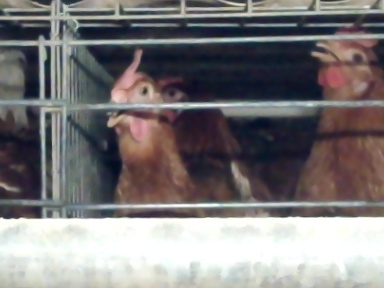
//> input picture left/30.jpg, 384 x 288 px
$ ./main   (built with g++ and OpenCV 4)
//> lines starting //> are read from the running program, lines starting //| are printed output that depends on the picture
### include/imagefusion.h
//
// Created by lishuai on 23-6-20.
//

#ifndef IMAGEFUSION_IMAGEFUSION_H
#define IMAGEFUSION_IMAGEFUSION_H
#include <iostream>
#include "opencv2/opencv.hpp"
#include "opencv2/core/version.hpp"
#include<opencv2/highgui/highgui.hpp>
#include<opencv2/imgproc/imgproc.hpp>
#include <opencv2/xfeatures2d.hpp>
#include<opencv2/xfeatures2d/nonfree.hpp>//sift
#include <opencv2/imgproc/types_c.h>
//#include "opencv2/"


using namespace std;
using namespace cv;
using namespace xfeatures2d;


//左目相机标定参数------------------------
Mat cameraMatrixL = (Mat_<double>(3, 3) <<9.009037138922226e+02, 0, 1.550693327796179e+02,
        0, 9.013382314086579e+02, 1.917709156647431e+02,
        0, 0, 1);

Mat distCoeffL = (Mat_<double>(5, 1) << 0.021037929851499,0.949227651407186, 0, 0, 0);
//[k1,  k2,  p1,  p2,  k3]


//右目相机标定参数------------------------
Mat cameraMatrixR = (Mat_<double>(3, 3) << 8.947898819848670e+02, 0, 1.538706580678034e+02,
        0, 8.949306273118307e+02, 1.785279821510671e+02,
        0, 0, 1);

Mat distCoeffR = (Mat_<double>(5, 1) << 0.067768586022539, -0.095559145472375, 0, 0, 0);

Mat T = (Mat_<double>(3, 1) << -61.611390774404550,
        0.032196635244676,
        -1.097594798574489);                 //T平移向量

//Mat R;
Mat R = (Mat_<double>(3, 3) << 0.999814318148340, -6.393716306569230e-04, 0.019259294625899,
        6.317071005046178e-04,0.999999718846320, 4.040463104126284e-04,
        -0.019259547546826, -3.918050531796604e-04, 0.999814440942464);          //R矩阵，用于中间计算

//--左相机和热红外相机标定参数-stereoParams_left_thermal.mat------------------------------------------------------
Mat VIS_cameraMatrix_L = (Mat_<double>(3, 3) << 8.944967564974489e+02, 0, 1.519480461972283e+02,
        0, 8.949330105331678e+02, 1.942776397416282e+02,
        0, 0, 1);

Mat VIS_distCoeffs_L = (Mat_<double>(5, 1) << 0.022712952103076, 0.670867062708879, 0, 0, 0);

Mat TIR_cameraMatrix = (Mat_<double>(3, 3) << 8.948418595300168e+02 , 0, 1.911681780133693e+02,
        0, 8.951354061242225e+02, 1.530577208387779e+02,
        0, 0, 1);

Mat TIR_distCoeffs = (Mat_<double>(5, 1) << -0.029241786636051, 1.055064913836022, 0, 0, 0);

Mat VIS_TIR_T = (Mat_<double>(3, 1) << -31.581720666393240,
        54.975137423063025,
        0.888415891465847);

Mat VIS_TIR_R = (Mat_<double>(3, 3) << 0.999927296760173, -0.006782256643534 , -0.010117229384401,
        0.006590631049641, 0.999790607936295 , -0.019375032830189,
        0.010097760952781 , 0.019061808188127, 0.999767314274846);
Mat VIS_TIR_recv; //VIS_TIR_R的旋转向量


class ImageFusion
{
public:
    ImageFusion()
    {

    }
    //surf特征点检测
   void OpenSurf(Mat &ImageL,Mat &ImageR,vector<KeyPoint> &KeyPointL,vector<KeyPoint> &KeyPointR,\
                vector<DMatch> &good_matches,vector<Point2f> &good_keypoints_L,vector<Point2f> &good_keypoints_R)
    {

        //surf 特征点检测
        Ptr<SURF> surf = SURF::create();
        surf->detect(ImageL,KeyPointL);
        surf->detect(ImageR,KeyPointR);
        Mat KeyPointImageL,KeyPointImageR;

        KeyPointsFilter f;
        f.runByKeypointSize(KeyPointL, 0, 60);//特征点的半径设置的小于60像素
        f.runByKeypointSize(KeyPointR, 0, 60);
        //cout << "keyPointL_Number:" << keyPointL.size() << endl; cout << "keyPointR_Number:" << keyPointR.size() << endl;
        f.runByImageBorder(KeyPointL, ImageL.size(), 55);//过滤边界半径55以内的点
        f.runByImageBorder(KeyPointR, ImageR.size(), 55);//过滤边界的点
        f.removeDuplicated(KeyPointL);//删除重复的点
        f.removeDuplicated(KeyPointR);//删除重复的点

        drawKeypoints(ImageL, KeyPointL, KeyPointImageL, Scalar::all(-1), DrawMatchesFlags::DRAW_RICH_KEYPOINTS);
        drawKeypoints(ImageR, KeyPointR, KeyPointImageR, Scalar::all(-1), DrawMatchesFlags::DRAW_RICH_KEYPOINTS);
        //特征点匹配
        cv::Mat despL, despR;
        surf->compute(ImageL, KeyPointL, despL);
        surf->compute(ImageR, KeyPointR, despR);

        //定义匹配结果变量
        std::vector<cv::DMatch> matches;

        //如果采用 flannBased 方法 那么 desp通过orb的到的类型不同需要先转换类型
        if (despL.type() != CV_32F || despR.type() != CV_32F)
        {
            despL.convertTo(despL, CV_32F);
            despR.convertTo(despR, CV_32F);
        }
        cv::Ptr<cv::DescriptorMatcher> matcher = cv::DescriptorMatcher::create("FlannBased");
        matcher->match(despL, despR, matches);
        Mat image_match1;

        //极线几何约束--------------------------------------------------------------------------------
        cout << "原匹配点数为：" << matches.size() << endl;
        int count = 0;
        for (int i = 0; i < matches.size(); i++)
        {
            Point2f pt1, pt2;
            pt1 = KeyPointL[matches[i].queryIdx].pt;
            pt2 = KeyPointR[matches[i].trainIdx].pt;
            if (abs(pt1.y - pt2.y) < 1)
            {
                good_matches.push_back(matches[i]);
                good_keypoints_L.push_back(KeyPointL[matches[i].queryIdx].pt); //good_keypoints_L是Point2f点
                good_keypoints_R.push_back(KeyPointR[matches[i].trainIdx].pt);
                count++;
            }

        }
        cout << "极线几何约束筛选的匹配点对数为：" << good_matches.size() << endl;
        //在左右图像上画出特征点
        for (int i = 0; i < count; i++)
        {
        	circle(ImageL, cvPoint(good_keypoints_L[i].x, good_keypoints_L[i].y),
        		3, cvScalar(255, 0, 0), -1);
        	circle(ImageR, cvPoint(good_keypoints_R[i].x, good_keypoints_R[i].y),
        		3, cvScalar(255, 0, 0), -1);
        }
        Mat ImageOutput;
        cv::drawMatches(ImageL, KeyPointL, ImageR, KeyPointR, good_matches, ImageOutput);
        cv::namedWindow("极线几何约束精匹配后的左&右图片-原图");	cv::imshow("极线几何约束精匹配后的左&右图片-原图", ImageOutput);
    }
    //--将像素坐标转换至相机平面坐标---------------------------------------------------------------------
    // [341 lines left out: functions pixel2cam, triangulation, World_Pixel_Project, DrawInlier, ssimDetect, getMSSIM and 2 more, not called in this run]
private:


};

#endif //IMAGEFUSION_IMAGEFUSION_H

### main.cpp
#include <iostream>
#include "imagefusion.h"
const int imageWidth = 384;                               //【可能需要修改的程序参数1】：单目图像的宽度
const int imageHeight = 288;                              //【可能需要修改的程序参数2】：单目图像的高度
Size imageSize = Size(imageWidth, imageHeight);
Rect validROIL, validROIR;
Mat Rl, Rr, Pl, Pr, Q;


int main() {

    cv::Mat homography(3, 3, CV_64F);

    // 设置单应性矩阵的值（请根据实际矩阵设置值）
    homography.at<double>(0, 0) = 0.8879300854939006;
    homography.at<double>(0, 1) = 0.2762556360860489;
    homography.at<double>(0, 2) = -77.10765576954297;
    homography.at<double>(1, 0) = -0.1510636181764731;
    homography.at<double>(1, 1) = 0.2562562744501071;
    homography.at<double>(1, 2) = 133.8627898417418;
    homography.at<double>(2, 0) = -0.0003091258322138193;
    homography.at<double>(2, 1) = -0.0002902757393753061;
    homography.at<double>(2, 2) = 1.0;

    Mat rgbImageL, rgbImageR, grayImageL, grayImageR,thermalImage;
    Mat rectifyImageL, rectifyImageR;				//立体校正后的图像
    Mat mapLx, mapLy, mapRx, mapRy;                           //left&right映射表
    stereoRectify(cameraMatrixL, distCoeffL, cameraMatrixR, distCoeffR, imageSize, R, T, Rl, Rr, Pl, Pr, Q, CALIB_ZERO_DISPARITY,
                  -1, imageSize, &validROIL, &validROIR);
    initUndistortRectifyMap(cameraMatrixL, distCoeffL, Rl, Pl, imageSize, CV_32FC1, mapLx, mapLy);
    initUndistortRectifyMap(cameraMatrixR, distCoeffR, Rr, Pr, imageSize, CV_32FC1, mapRx, mapRy);

    //--//【可能需要修改的程序参数5】：读取图片--------------------------------------------------------------
    rgbImageL = imread("D:\\code\\CLionProjects\\imagefusion-trans\\left\\30.jpg");//Left
//> rgbImageL is the input picture: 288 rows x 384 cols, CV_8UC3; mean B, G, R 121.3, 120.2, 123.7
//    resize(rgbImageL, rgbImageL, Size(rgbImageL.cols * 0.785, rgbImageL.rows * 0.785), 0, 0, INTER_NEAREST);//缩放图像
//    rgbImageL = rgbImageL(cv::Rect(330, 90, 383, 287)); // 裁剪后的图

    rgbImageR = imread("D:\\code\\CLionProjects\\imagefusion-trans\\right\\30.jpg");//Right
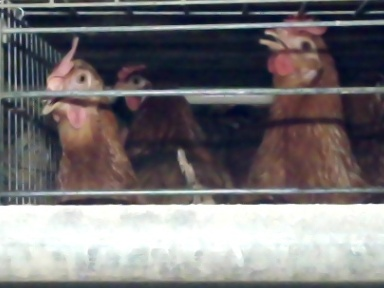
//> input picture right/30.jpg, 384 x 288 px
//> rgbImageR is the input picture: 288 rows x 384 cols, CV_8UC3; mean B, G, R 115.7, 113.2, 116.6
//    resize(rgbImageR, rgbImageR, Size(rgbImageR.cols * 0.785, rgbImageR.rows * 0.785), 0, 0, INTER_NEAREST);//缩放图像
//    rgbImageR = rgbImageR(cv::Rect(330, 90, 383, 287)); // 裁剪后的图

    thermalImage = imread("D:\\code\\CLionProjects\\imagefusion-trans\\ir\\30.jpg"); //读取热红外图像IR (31).jpg
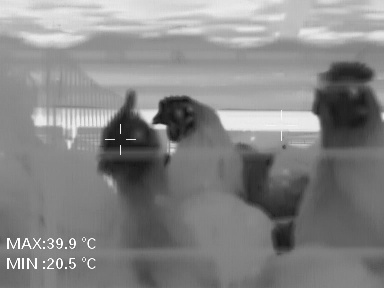
//> input picture ir/30.jpg, 384 x 288 px
//> thermalImage is the input picture: 288 rows x 384 cols, CV_8UC3; min 19, max 255, mean 133.3


    namedWindow("ImageTIR Before Rectify", 1);  imshow("ImageTIR Before Rectify", thermalImage);

    //--经过remap之后，左右相机的图像已经共面并且行对齐-------------------------------------------------------
    remap(rgbImageL, rectifyImageL, mapLx, mapLy, INTER_LINEAR);
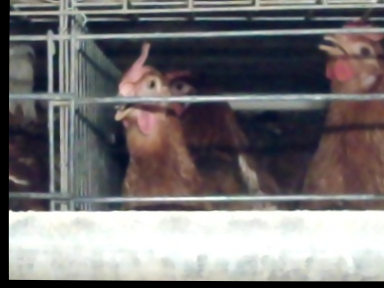
//> rectifyImageL: 288 rows x 384 cols, CV_8UC3; mean B, G, R 115.6, 114.2, 117.5
    imwrite("rectifyImageL.jpg", rectifyImageL);
    remap(rgbImageR, rectifyImageR, mapRx, mapRy, INTER_LINEAR);
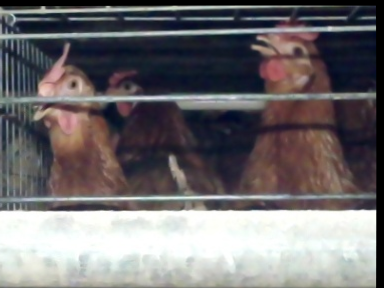
//> rectifyImageR: 288 rows x 384 cols, CV_8UC3; mean B, G, R 111.6, 109.1, 112.8
    imwrite("rectifyImageR.jpg", rectifyImageR);
    //--把左右相机校正结果显示出来--------------------------------------------------------------------------
    namedWindow("LR_ImageL After Rectify", 1); imshow("LR_ImageL After Rectify", rectifyImageL);
    namedWindow("LR_ImageR After Rectify", 1); imshow("LR_ImageR After Rectify", rectifyImageR);
    ImageFusion fusion;
    vector<KeyPoint> KeyPointL,KeyPointR;
    vector<DMatch> good_matches;
    vector<Point2f> good_keypoints_L;
    vector<Point2f> good_keypoints_R;
    vector< Point3f >worldcoordinates;
    vector<Point2f> imagePoints;
    //Surf特征点匹配,并计算相应特征点对的世界坐标
//> (the run ends here: the program stops with an error, at `Ptr<SURF> surf = SURF::create();`)
